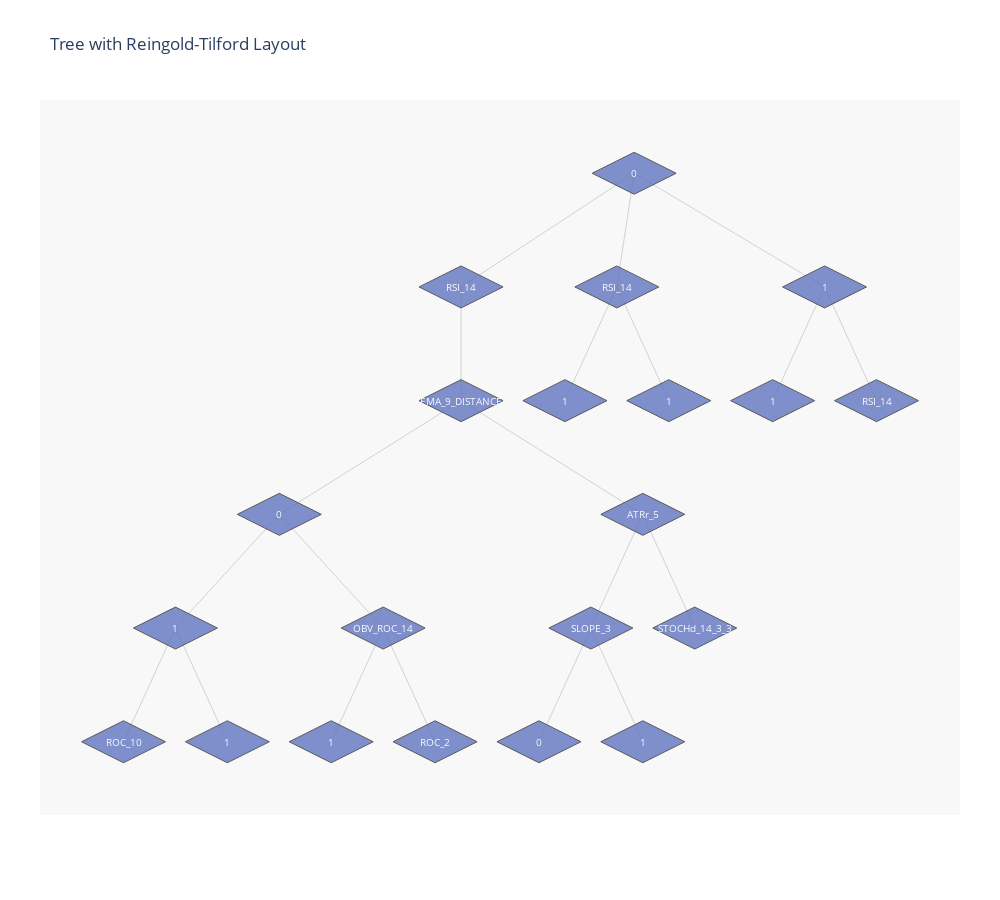

Notebook source saved alongside this figure:
### Code cell
axis = dict(showline=False, # hide axis line, grid, ticklabels and  title
            zeroline=False,
            showgrid=False,
            showticklabels=False,
            )

fig.update_layout(title= 'Tree with Reingold-Tilford Layout',
              annotations=make_annotations(position, v_label),
              font_size=12,
              showlegend=False,
              xaxis=axis,
              yaxis=axis,
              margin=dict(l=40, r=40, b=85, t=100),
              hovermode='closest',
              plot_bgcolor='rgb(248,248,248)',
              autosize=False,
              width=1000,
              height=900
              )
fig.show()

### Figure 1 — Plotly figure (JSON) as saved in the notebook; plotly's stock layout.template omitted (floating-point values rounded to 4 significant figures)
{"data": [{"hoverinfo": "none", "line": {"color": "rgb(210,210,210)", "width": 1}, "mode": "lines", "type": "scatter", "x": [-1.667, -1.667, null, -1.667, 0, null, -1.667, -3.417, null, -1.667, 0.08333, null, 0, -0.1667, null, 0, 1.833, null, -3.417, -4.417, null, -3.417, -2.417, null, 0.08333, -0.4167, null, 0.08333, 0.5833, null, -0.1667, -0.6667, null, -0.1667, 0.3333, null, 1.833, 1.333, null, 1.833, 2.333, null, -4.417, -4.917, null, -4.417, -3.917, null, -2.417, -2.917, null, -2.417, -1.917, null, -0.4167, -0.9167, null, -0.4167, 0.08333, null], "y": [9, 8, null, 9, 10, null, 8, 7, null, 8, 7, null, 10, 9, null, 10, 9, null, 7, 6, null, 7, 6, null, 7, 6, null, 7, 6, null, 9, 8, null, 9, 8, null, 9, 8, null, 9, 8, null, 6, 5, null, 6, 5, null, 6, 5, null, 6, 5, null, 6, 5, null, 6, 5, null]}, {"hoverinfo": "text", "marker": {"color": "#6175c1", "line": {"color": "rgb(50,50,50)", "width": 1}, "size": 60, "symbol": "diamond-wide"}, "mode": "markers", "name": "bla", "opacity": 0.8, "text": ["RSI_14", "EMA_9_DISTANCE", "0", "0", "ATRr_5", "RSI_14", "1", "1", "OBV_ROC_14", "SLOPE_3", "STOCHd_14_3_3", "1", "1", "1", "RSI_14", "ROC_10", "1", "1", "ROC_2", "0", "1"], "type": "scatter", "x": [-1.667, -1.667, 0, -3.417, 0.08333, -0.1667, 1.833, -4.417, -2.417, -0.4167, 0.5833, -0.6667, 0.3333, 1.333, 2.333, -4.917, -3.917, -2.917, -1.917, -0.9167, 0.08333], "y": [9, 8, 10, 7, 7, 9, 9, 6, 6, 6, 6, 8, 8, 8, 8, 5, 5, 5, 5, 5, 5]}], "layout": {"annotations": [{"font": {"color": "rgb(250,250,250)", "size": 10}, "showarrow": false, "text": "RSI_14", "x": -1.667, "xref": "x", "y": 9, "yref": "y"}, {"font": {"color": "rgb(250,250,250)", "size": 10}, "showarrow": false, "text": "EMA_9_DISTANCE", "x": -1.667, "xref": "x", "y": 8, "yref": "y"}, {"font": {"color": "rgb(250,250,250)", "size": 10}, "showarrow": false, "text": "0", "x": 0, "xref": "x", "y": 10, "yref": "y"}, {"font": {"color": "rgb(250,250,250)", "size": 10}, "showarrow": false, "text": "0", "x": -3.417, "xref": "x", "y": 7, "yref": "y"}, {"font": {"color": "rgb(250,250,250)", "size": 10}, "showarrow": false, "text": "ATRr_5", "x": 0.08333, "xref": "x", "y": 7, "yref": "y"}, {"font": {"color": "rgb(250,250,250)", "size": 10}, "showarrow": false, "text": "RSI_14", "x": -0.1667, "xref": "x", "y": 9, "yref": "y"}, {"font": {"color": "rgb(250,250,250)", "size": 10}, "showarrow": false, "text": "1", "x": 1.833, "xref": "x", "y": 9, "yref": "y"}, {"font": {"color": "rgb(250,250,250)", "size": 10}, "showarrow": false, "text": "1", "x": -4.417, "xref": "x", "y": 6, "yref": "y"}, {"font": {"color": "rgb(250,250,250)", "size": 10}, "showarrow": false, "text": "OBV_ROC_14", "x": -2.417, "xref": "x", "y": 6, "yref": "y"}, {"font": {"color": "rgb(250,250,250)", "size": 10}, "showarrow": false, "text": "SLOPE_3", "x": -0.4167, "xref": "x", "y": 6, "yref": "y"}, {"font": {"color": "rgb(250,250,250)", "size": 10}, "showarrow": false, "text": "STOCHd_14_3_3", "x": 0.5833, "xref": "x", "y": 6, "yref": "y"}, {"font": {"color": "rgb(250,250,250)", "size": 10}, "showarrow": false, "text": "1", "x": -0.6667, "xref": "x", "y": 8, "yref": "y"}, {"font": {"color": "rgb(250,250,250)", "size": 10}, "showarrow": false, "text": "1", "x": 0.3333, "xref": "x", "y": 8, "yref": "y"}, {"font": {"color": "rgb(250,250,250)", "size": 10}, "showarrow": false, "text": "1", "x": 1.333, "xref": "x", "y": 8, "yref": "y"}, {"font": {"color": "rgb(250,250,250)", "size": 10}, "showarrow": false, "text": "RSI_14", "x": 2.333, "xref": "x", "y": 8, "yref": "y"}, {"font": {"color": "rgb(250,250,250)", "size": 10}, "showarrow": false, "text": "ROC_10", "x": -4.917, "xref": "x", "y": 5, "yref": "y"}, {"font": {"color": "rgb(250,250,250)", "size": 10}, "showarrow": false, "text": "1", "x": -3.917, "xref": "x", "y": 5, "yref": "y"}, {"font": {"color": "rgb(250,250,250)", "size": 10}, "showarrow": false, "text": "1", "x": -2.917, "xref": "x", "y": 5, "yref": "y"}, {"font": {"color": "rgb(250,250,250)", "size": 10}, "showarrow": false, "text": "ROC_2", "x": -1.917, "xref": "x", "y": 5, "yref": "y"}, {"font": {"color": "rgb(250,250,250)", "size": 10}, "showarrow": false, "text": "0", "x": -0.9167, "xref": "x", "y": 5, "yref": "y"}, {"font": {"color": "rgb(250,250,250)", "size": 10}, "showarrow": false, "text": "1", "x": 0.08333, "xref": "x", "y": 5, "yref": "y"}], "autosize": false, "font": {"size": 12}, "height": 900, "hovermode": "closest", "margin": {"b": 85, "l": 40, "r": 40, "t": 100}, "plot_bgcolor": "rgb(248,248,248)", "showlegend": false, "title": {"text": "Tree with Reingold-Tilford Layout"}, "width": 1000, "xaxis": {"showgrid": false, "showline": false, "showticklabels": false, "zeroline": false}, "yaxis": {"showgrid": false, "showline": false, "showticklabels": false, "zeroline": false}}}
